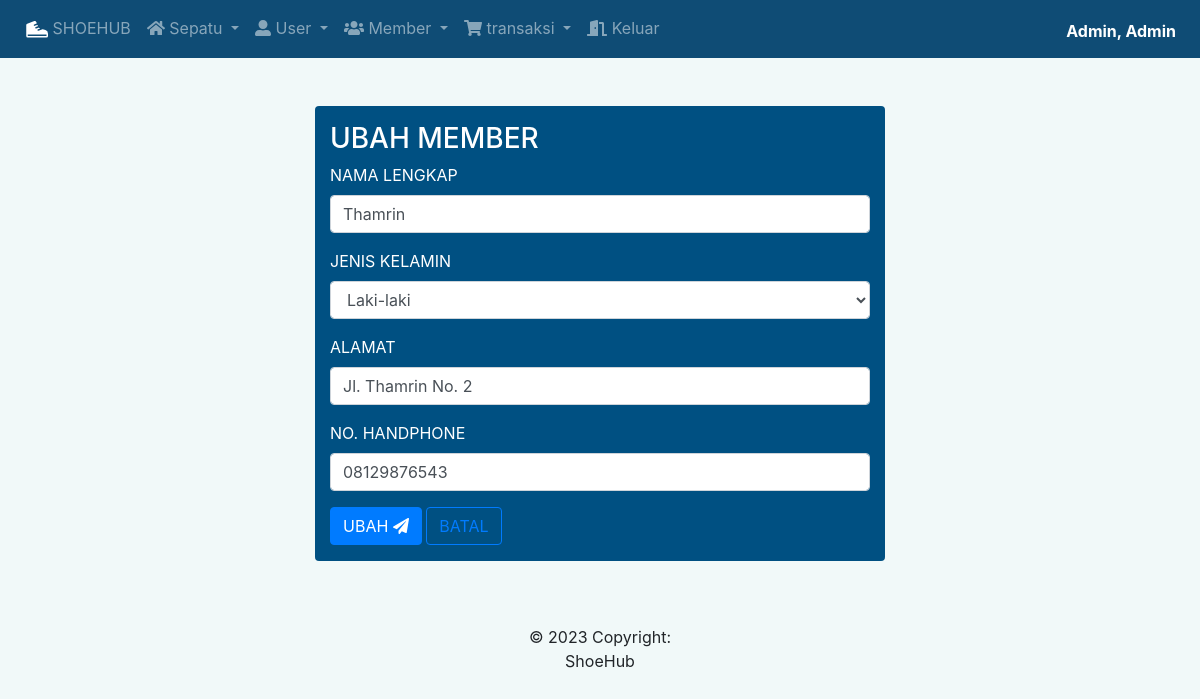
Screenshot of /member_ubah.php?id_member=1 (signed in) with the database file from the repository.
### tables this page shows
CREATE TABLE `tb_member` (
  `id_member` int(11) NOT NULL,
  `nama_member` varchar(255) NOT NULL,
  `jenis_kelamin` enum('Laki-laki','Perempuan') NOT NULL,
  `alamat_member` text NOT NULL,
  `telp_member` varchar(15) NOT NULL
);

### member_ubah.php (the view, shortened to what this page needs)
<?php
	include 'functions.php';
	$id_member = $_GET['id_member'];
	$sql = "SELECT * FROM tb_member WHERE id_member = $id_member";
	$eksekusi = mysqli_query($koneksi, $sql);
	$data = mysqli_fetch_assoc($eksekusi);
?>
<!DOCTYPE html>
<html lang="en">
<head>
</head>
<body>
	<?php include 'nav.php'; ?>
	<div class="container mt-5 mb-5 text-white">
		<div class="row justify-content-center">
			<div class="col-md-6 rounded" style="background-color: #005082;">
				<form method="POST">
					<h3 class="mt-3">UBAH MEMBER</h3>
					<div class="form-group">
						<label for="nama_member">NAMA LENGKAP</label>
						<input type="text" class="form-control" name="nama_member" value="<?= $data['nama_member']; ?>" required>
					</div>
					<div class="form-group">
						<label for="jenis_kelamin">JENIS KELAMIN</label>
						<select name="jenis_kelamin" class="form-control" required>
							<option value="<?= $data['jenis_kelamin']; ?>" hidden><?= $data['jenis_kelamin']; ?></option>
						</select>
					</div>
					<div class="form-group">
						<label for="alamat_member">ALAMAT</label>
						<input type="text" class="form-control" name="alamat_member" value="<?= $data['alamat_member']; ?>" required>
					</div>
					<div class="form-group">
						<label for="telp_member">NO. HANDPHONE</label>
						<input type="number" class="form-control" name="telp_member"  value="<?= $data['telp_member']; ?>" required>
					</div>
					<div class="form-group">
						<button type="submit" class="btn btn-primary" name="submit">UBAH <i class="fa fa-paper-plane"></i></button>
						<a class="btn btn-outline-primary" href="member_show.php">BATAL</a>
					</div>
				</form>
			</div>
		</div>
	</div>
</body>
<?php include 'footer.php'; ?>
</html>

### nav.php (style rules this page uses)
.container { margin-top: 30px; }

### rows the page displays
tb_member: nama_member "Thamrin", jenis_kelamin "Laki-laki", alamat_member "Jl. Thamrin No. 2", telp_member "08129876543"

### other values shown
$username "Admin"
